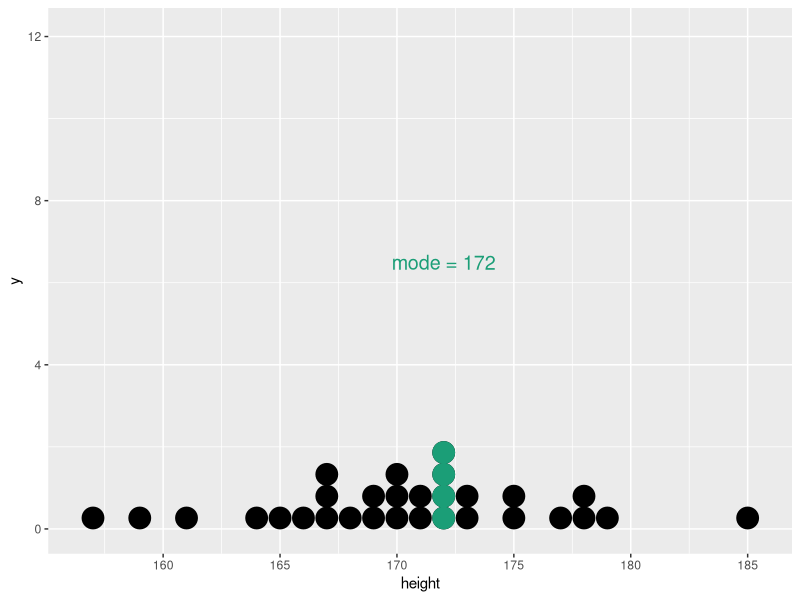
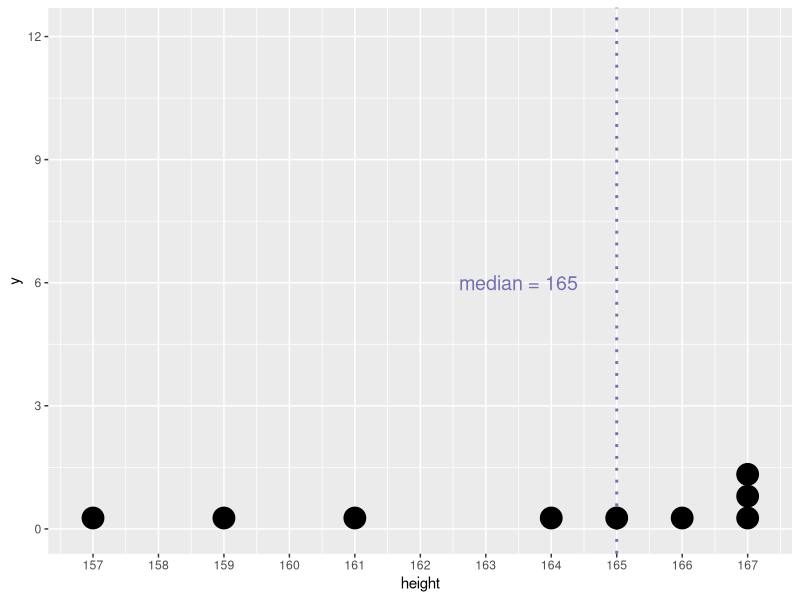
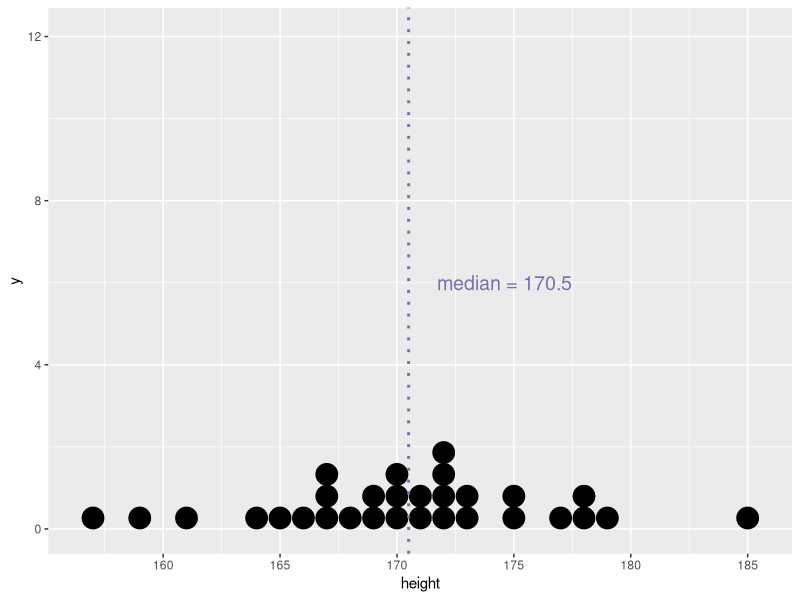
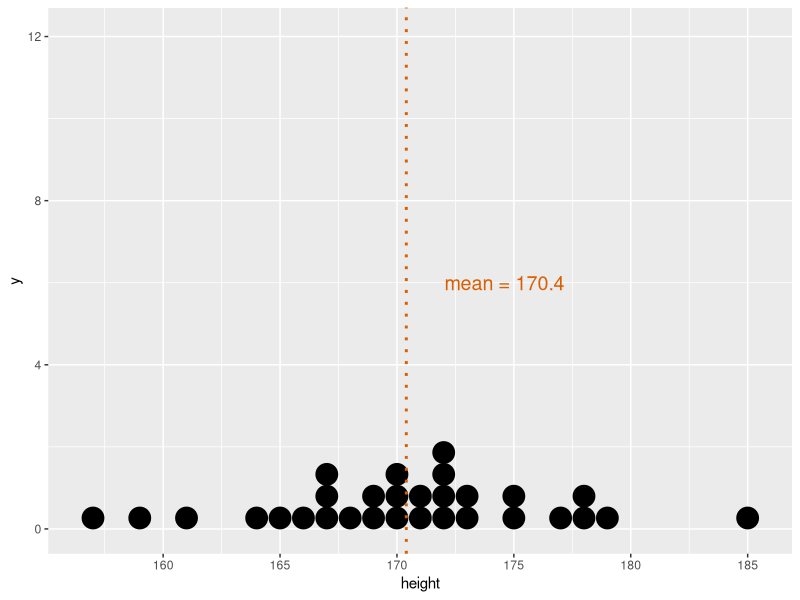
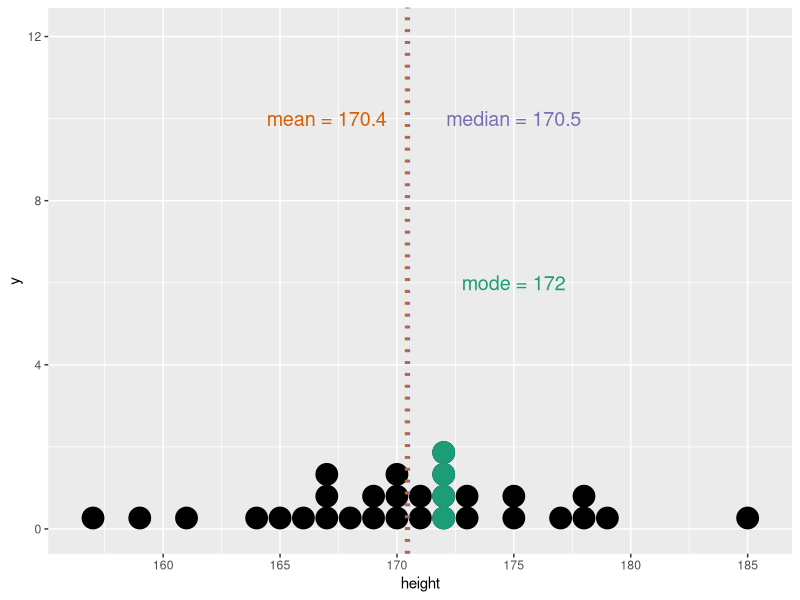
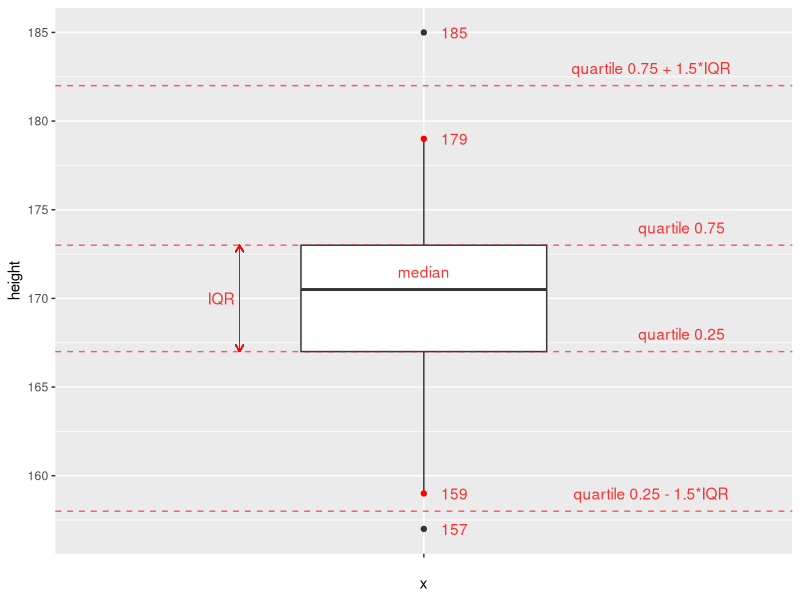
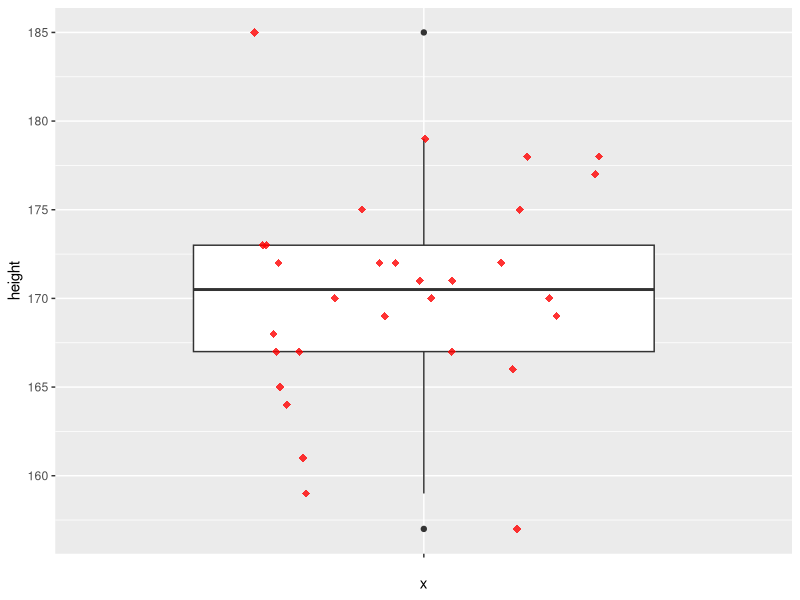
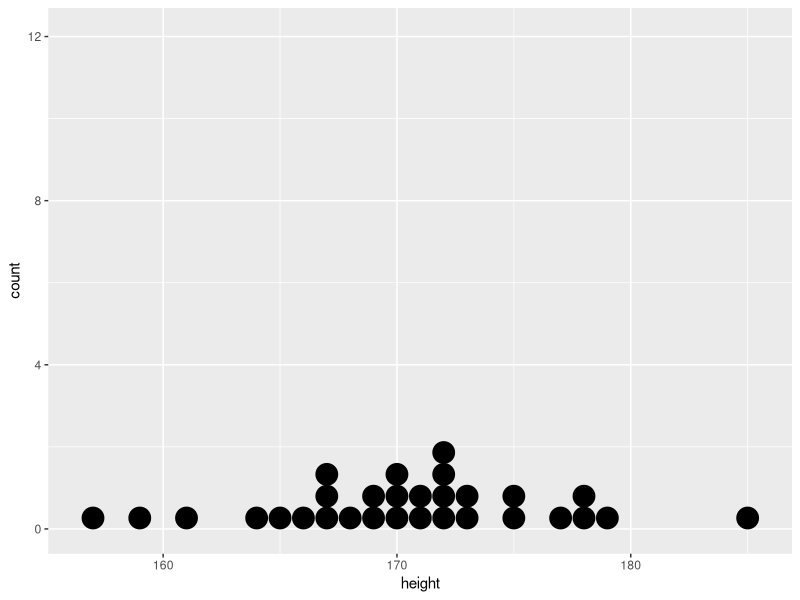

These figures' R source, in order:
## ---- chunk 1
library(ggplot2)
library(dplyr)
knitr::opts_chunk$set(message = F, warning = F, cache = T)
## ---- chunk 2
# fig.height - размер изображение после knit'a
# цвета для графиков взяты здесь http://colorbrewer2.org/
a <- c(157, 159, 161, 164, 165, 166, 167, 167, 167, 168,
       169, 169, 170, 170, 170, 171, 171, 172, 172, 172,
       172, 173, 173, 175, 175, 177, 178, 178, 179, 185)
d <- data.frame(height = a)                 # основные данные
d_mode <- data.frame(height = rep(172, 4))
g <- ggplot() +
  geom_dotplot(data = d, aes(height)) +
  scale_x_continuous(breaks = seq(155, 190, 5)) +
  scale_y_continuous(limits = c(0, 12.1),    # 12.1 - найдено методом математического подгона
                     breaks = seq(0, 12, 4))
g + geom_dotplot(data = d_mode, aes(height), color = "#1b9e77", fill = "#1b9e77") +
  annotate("text", x = 172, y = 6.5,
           label = "mode = 172", size = 5, color = "#1b9e77")
## ---- chunk 3
d_sml <- d %>% slice(1:9)
ggplot(d_sml, aes(height)) +
  geom_vline(data = d_sml, aes(xintercept = median(height)),
             color = "#7570b3", linetype = "dotted", size = 1) +
  geom_dotplot() +
  scale_x_continuous(breaks = seq(155, 168, 1)) +
  scale_y_continuous(limits = c(0, 12.1),
                     breaks = seq(0, 12, 3)) +
  annotate("text", x = 163.5, y = 6,
           label = "median = 165", color = "#7570b3", size = 5)
## ---- chunk 4
g + geom_vline(data = d, aes(xintercept = median(height)),
             color = "#7570b3", linetype = "dotted", size = 1) +
  annotate("text", x = 174.6, y = 6,
           label = "median = 170.5", size = 5, color = "#7570b3")
## ---- chunk 5
g + geom_vline(data = d, aes(xintercept = mean(height)),
             color = "#d95f02", linetype = "dotted", size = 1) +
  annotate("text", x = 174.6, y = 6,
           label = "mean = 170.4", size = 5, color = "#d95f02")
## ---- chunk 6
g + geom_dotplot(data = d_mode, aes(height), color = "#1b9e77", fill = "#1b9e77") +
  geom_vline(data = d, aes(xintercept = mean(height)),
             color = "#d95f02", linetype = "dotted", size = 1) +
  geom_vline(data = d, aes(xintercept = median(height)),
             color = "#7570b3", linetype = "dotted", size = 1) +
  annotate("text",
           x = c(175, 167, 175),
           y = c(6, 10, 10),
           label = c("mode = 172","mean = 170.4", "median = 170.5"),
           size = 5,
           color = c("#1b9e77", "#d95f02", "#7570b3"))
## ---- chunk 7
x <- c(1, 5, 2, 7, 1, 9, 3, 8, 5, 9)
L <- length(x)   # кол-во элементов в выборке
M <- mean(x)     # среднее значение выборки
D <- sum((x - M) ^ 2) / (L - 1) #  расчет дисперсии
sd <- sqrt(D)    # расчет стандартного отклонения
print(c(D, sd))  # вывод результатов
## ---- chunk 8
D <- var(x)     # расчет дисперсии
sd <- sd(x)     # расчет стандартного отклонения
print(c(D, sd)) # вывод результатов
## ---- chunk 9
quart_1 <- quantile(d$height, 0.25)
quart_3 <- quantile(d$height, 0.75)
iqr <- IQR(d$height)
ggplot(data = d) + 
  geom_boxplot(aes(x = "", y = height), width = 0.4) +
  geom_hline(yintercept = c(quart_1 - 1.5 * iqr,
                            quart_1,
                            quart_3,
                            quart_3 + 1.5 * iqr),
             linetype = "dashed", color = "red", alpha = 0.6) +
  annotate("text", 
           color = "red", 
           alpha = 0.8,
           x = c(1.42, 1.42, 1, 1.37, 1.37),
           y = c(quart_1 + 1, quart_3 + 1, 171.5, quart_1 - 1.5 * iqr + 1, quart_3 + 1.5 * iqr + 1),
           label = c("quartile 0.25", 
                     "quartile 0.75",
                     "median",
                     "quartile 0.25 - 1.5*IQR",
                     "quartile 0.75 + 1.5*IQR")) +
  geom_segment(aes(x = 0.7, xend = 0.7, y = quart_1, yend = quart_3),
               color = "red", arrow = arrow(length = unit(0.2, "cm")), size = 0.3) +
  geom_segment(aes(x = 0.7, xend = 0.7, y = quart_3, yend = quart_1),
               color = "red", arrow = arrow(length = unit(0.2, "cm")), size = 0.3) +
  annotate("text", x = 0.67, y = 170, 
           label = "IQR", color = "red", alpha = 0.8) +
  geom_point(data = data.frame(height = c(159, 179)), 
             aes(x = "", y = height), 
             color = "red") +
  annotate("text", 
           color = "red", 
           alpha = 0.8,
           x = 1.05, 
           y = c(159, 179, 185, 157), 
           label = c("159", "179", "185", "157"))
## ---- chunk 10
ggplot(data = d, aes(x = "", y = height)) + 
  geom_boxplot() +
  geom_jitter(position = position_jitter(width = 0.3, height = 0),
              shape = 18, 
              color = "red", 
              alpha = 0.8, 
              size = 2.5)
## ---- chunk 11
# Основа для графиков
g2 <- ggplot() + scale_y_continuous(limits = c(0, 12.1), breaks = seq(0, 12, 4))
# Изначальный график
g2 + geom_dotplot(data = d, aes(height))
# График преобразованный в Z-score
g2 + geom_dotplot(data = d, aes(scale(height)))
## ---- chunk 12
M <- 175
sd <- 8
x_i <- 186.2

(z_i <- (x_i - M)/sd)
## ---- chunk 13
pnorm(q = 154, mean = 150, sd = 8, lower.tail = FALSE)
# q - квантиль
# mean - среднее
# sd - стандартное отклонение
# lower.tail = F - считается вероятность превышения, иначе вероятность НЕпревышения 
## ---- chunk 14
pnorm(q = 125, mean = 100, sd = 15, lower.tail = F)
# или вот так
1 - pnorm(q = 125, mean = 100, sd = 15)
## ---- chunk 15
pnorm(q = 70, mean = 100, sd = 15, lower.tail = F) - 
  pnorm(q = 112, mean = 100, sd = 15, lower.tail = F)
## ---- chunk 16
n <- 100
D <- 4
(se <- sqrt(D/n))
## ---- chunk 17
gen <- c(102, 91, 99, 100, 103, 98, 99, 101, 106, 88, 103, 97, 103, 101,
       101, 91, 104, 105, 105, 100, 101, 91, 99, 98, 107, 102, 100, 97,
       98, 104, 100, 98, 103, 99, 95, 103, 104, 97, 99, 102, 98, 107, 101,
       93, 98, 101, 93, 91, 107, 102, 96, 93, 100, 105, 103, 107, 99, 102,
       106, 102, 94, 104, 103, 103)
gen
## ---- chunk 18
mean(gen) # средне значение
sd(gen)   # стандартное отклонение
## ---- chunk 19
pr <- 95
(koef <- qnorm((100 - (100 - pr)/2)/100))
## ---- chunk 20
(se <- sd(gen)/sqrt(length(gen))) # стандартная ошибка среднего
## ---- chunk 21
left <- mean(gen) - koef * se   # левая граница доверительного интервала
right <- mean(gen) + koef * se  # правая граница доверительного интервала
c(left, right)
## ---- chunk 22
pr <- 99
koef <- qnorm((100 - (100 - pr)/2)/100) # 2.575829 - коэф
left <- mean(gen) - koef * se   # левая граница доверительного интервала
right <- mean(gen) + koef * se   # правая граница доверительного интервала
c(left, right)
## ---- chunk 23
pr <- 99
x_hat <- 10
sd <- 5
n <- 100

se <- sd/sqrt(n)    # стандартная ошибка среднего
koef <- qnorm((100 - (100 - pr)/2)/100)    # точный коэф

left <- x_hat - koef * se    # левая граница интервала
right <- x_hat + koef * se   # правая граница интервала
c(left, right)
## ---- chunk 24
ddd <- data.frame(d=rnorm(1e6, mean = 20, sd = 4/sqrt(64)))
ggplot(ddd, aes(d)) +
  geom_density() +
  ggtitle("Распределение выборочных средних") +
  annotate("text", x = 20, y = 0.04, color = "red", label = "M=20", size = 5) +
  annotate("text", x = 18.5, y = 0.65, color = "red", label = "se=sd/sqrt(n)=4/8=0.5", size = 5)
## ---- chunk 25
x_hat <- 18.5
M <- 20
sd <- 4
n <- 64

se <- sd/sqrt(n)
z <- (x_hat - M)/se

p1 <- 2*pnorm(-(abs(z))) # хз зачем тут минус(
p2 <- 2*pnorm(x_hat, mean = M, sd = sd/sqrt(n))
c(p1, p2)
## ---- chunk 26
n <- 64
sd <- 4
x_hat <- 18.5
se <- sd/sqrt(n)
pr <- 95

koef <- qnorm((100 - (100 - pr)/2)/100)
left <- x_hat - koef * se
right <- x_hat + koef * se
c(left, right)
## ---- chunk 27
x_hat <- 118
n <- 144
sd <- 9
M <- 115

p1 <- 2*pnorm(x_hat, mean = M, sd = sd/sqrt(n))
p2 <- 2*pnorm(M, mean = x_hat, sd = sd/sqrt(n)) # вроде это значение правильное
c(p1, p2)
## ---- chunk 28
d <- rbind(data.frame(n = rt(1e5, df = 1), type = "t-distr"),
           data.frame(n = rnorm(1e5),      type = "n-distr"))

ggplot(d, aes(n, fill = type)) +
  geom_density(alpha = 0.3) +
  scale_x_continuous(limits = c(-4, 4)) +
  ggtitle("T-distribution vs N-distribution") +
  geom_vline(xintercept = c(-2, 2), linetype = "dotted")
## ---- chunk 29
d <- rbind(data.frame(n = rt(1e5, df = 1),  type = "df=1"),
           data.frame(n = rt(1e5, df = 3),  type = "df=3"),
           data.frame(n = rt(1e5, df = 8),  type = "df=8"),
           data.frame(n = rt(1e5, df = 30), type = "df=30"),
           data.frame(n = rnorm(1e5),      type = "n-distr"))

ggplot(d, aes(n, color = type)) +
  geom_density() +
  scale_x_continuous(limits = c(-4, 4))
## ---- chunk 30
x_hat <- 10.8
mu <- 10
n <- 25
sd <- 2

(p <- 2*pnorm(q = mu, mean = x_hat, sd = sd/sqrt(n)))
## ---- chunk 31
x_hat <- 10.8
mu <- 10
n <- 25
sd <- 2

(p <- pt(q = mu, df=24, ncp = 0)) # !!! найти правильный расчет
## ---- chunk 32
v1 <- c(84.7, 105.0, 98.9,  97.9, 108.7, 
        81.3,  99.4, 89.4,  93.0, 119.3, 
        99.2,  99.4, 97.1, 112.4,  99.8, 
        94.7, 114.0, 95.1, 115.5, 111.5)
v2 <- c(57.2, 68.6, 104.4, 95.1,  89.9, 
        70.8, 83.5,  60.1, 75.7, 102.0,
        69.0, 79.6,  68.9, 98.6,  76.0,
        74.8, 56.0,  55.6, 69.4,  59.5)
